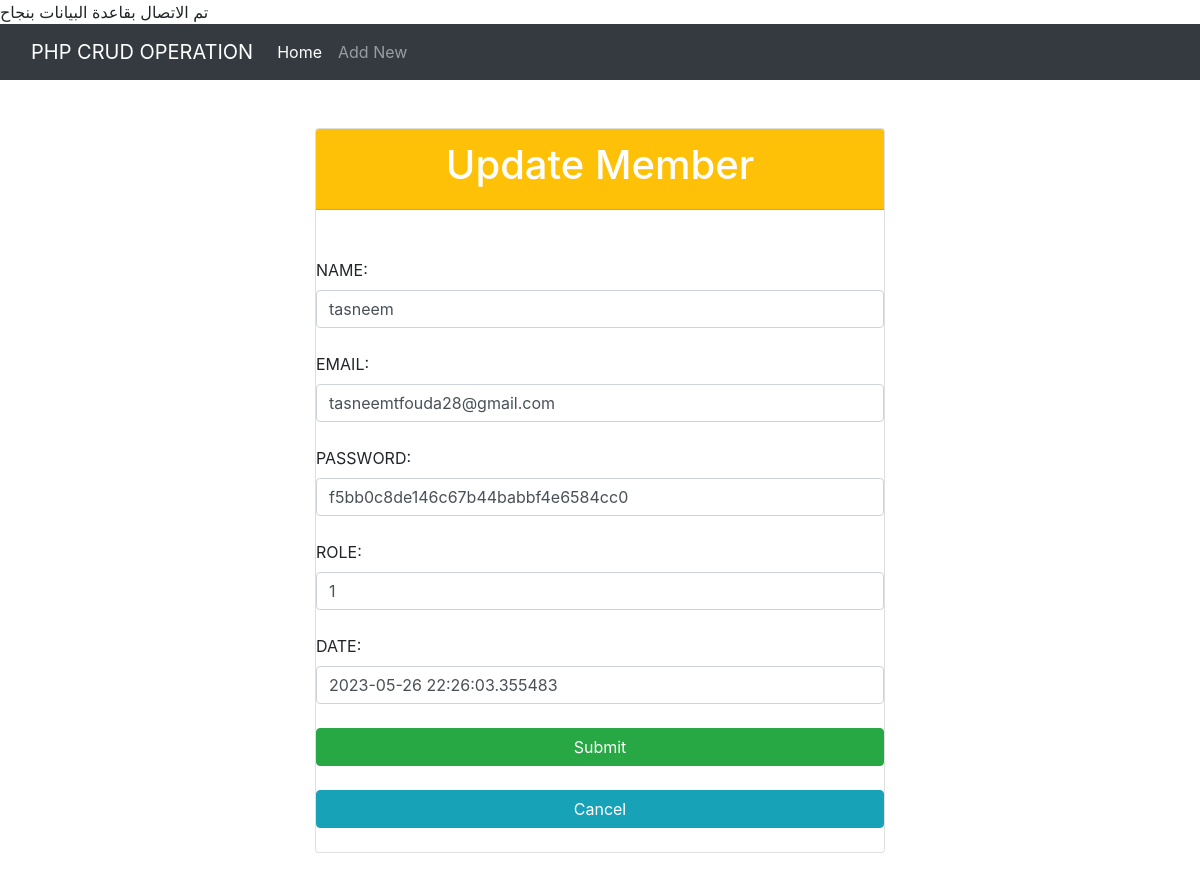
The app's page /edit.php?id=141 with its own data.
### tables this page shows
CREATE TABLE `users` (
  `id` int(11) NOT NULL,
  `name` varchar(255) NOT NULL,
  `email` varchar(255) NOT NULL,
  `p_hash` varchar(255) NOT NULL,
  `role` int(1) NOT NULL,
  `created` datetime(6) NOT NULL DEFAULT current_timestamp(6)
);

### edit.php (the view, shortened to what this page needs)
<?php
  $id="";
  $name="";
  $email="";
  $conn = mysqli_connect("localhost", "root", "", "weba");
    if(!isset($_GET['id'])){
      header("location:show.php");
      exit;
    }else{
    $id = $_GET['id'];
    $sql = "SELECT * FROM users WHERE id='$id'";
    $res = $conn->query($sql);
    if($res&&$res->num_rows>0){
        $row = $res->fetch_assoc();
        $name = $row["name"];
        $email = $row["email"];
        $password = $row["p_hash"];
        $role = $row["role"];
        $date = $row["created"];
    }
}
?>
<!DOCTYPE html>
<html>
<head>
  <link rel="stylesheet" href="https://maxcdn.bootstrapcdn.com/bootstrap/4.0.0/css/bootstrap.min.css">
</head>
<body>
<nav class="navbar navbar-expand-lg navbar-dark bg-dark" class="fw-bold">
      <div class="container-fluid">
        <a class="navbar-brand" href="index.php">PHP CRUD OPERATION</a>
        <div class="collapse navbar-collapse" id="navbarNav">
          <ul class="navbar-nav">
            <li class="nav-item">
              <a class="nav-link active" aria-current="page" href="index.php">Home</a>
            </li>
            <li class="nav-item">
              <a class="nav-link" href="create.php">Add New</a>
            </li>
          </ul>
        </div>
      </div>
    </nav>
 <div class="col-lg-6 m-auto">
 <form method="post">
 <br><br><div class="card">
 <div class="card-header bg-warning">
 <h1 class="text-white text-center">  Update Member </h1>
 </div><br>
 <input type="hidden" name="id" value="<?php echo $id; ?>" class="form-control"> <br>
 <label> NAME: </label>
 <input type="text" name="name" value="<?php echo $name; ?>" class="form-control"> <br>
 <label> EMAIL: </label>
 <input type="text" name="email" value="<?php echo $email; ?>" class="form-control"> <br>
 <label> PASSWORD: </label>
 <input type="text" name="password" value="<?php echo $password; ?>" class="form-control"> <br>
 <label> ROLE: </label>
 <input type="text" name="role" value="<?php echo $role; ?>" class="form-control"> <br>
 <label>  DATE: </label>
 <input type="text" name="date" value="<?php echo $date; ?>" class="form-control"> <br>
 <button class="btn btn-success" type="submit" name="submit"> Submit </button><br>
 <a class="btn btn-info" type="submit" name="cancel" href="show.php"> Cancel </a><br>
 </div>
 </form>
 </div>
</body>
</html>

### records on screen
users: name "tasneem", email "tasneemtfouda28@gmail.com", password "f5bb0c8de146c67b44babbf4e6584cc0", role "1", date "2023-05-26 22:26:03.355483"
